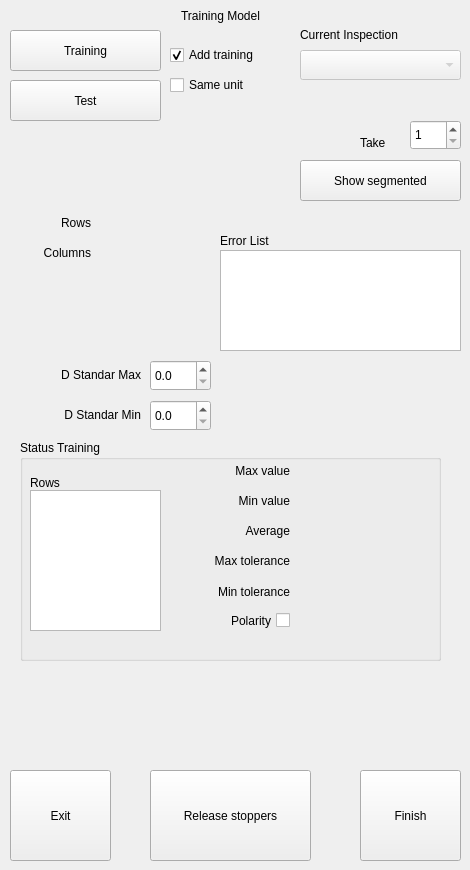
    <widget class="QWidget" name="Training">
     <attribute name="icon">
      <iconset>
       <normaloff>../../../Users/AutomatizacionSIG/icons/training1600.png</normaloff>../../../Users/AutomatizacionSIG/icons/training1600.png</iconset>
     </attribute>
     <attribute name="title">
      <string>7</string>
     </attribute>
     <attribute name="toolTip">
      <string>Training Model</string>
     </attribute>
     <widget class="QLabel" name="lblTrainModel">
      <property name="geometry">
       <rect>
        <x>10</x>
        <y>0</y>
        <width>421</width>
        <height>31</height>
       </rect>
      </property>
      <property name="contextMenuPolicy">
       <enum>Qt::PreventContextMenu</enum>
      </property>
      <property name="text">
       <string>Training Model</string>
      </property>
      <property name="alignment">
       <set>Qt::AlignCenter</set>
      </property>
     </widget>
     <widget class="QPushButton" name="cmdTrainingNext">
      <property name="geometry">
       <rect>
        <x>360</x>
        <y>770</y>
        <width>101</width>
        <height>91</height>
       </rect>
      </property>
      <property name="text">
       <string>Finish</string>
      </property>
     </widget>
     <widget class="QPushButton" name="cmdTrainginEvaluate">
      <property name="geometry">
       <rect>
        <x>10</x>
        <y>30</y>
        <width>151</width>
        <height>41</height>
       </rect>
      </property>
      <property name="text">
       <string>Training</string>
      </property>
     </widget>
     <widget class="QLabel" name="lblCountingColumns">
      <property name="geometry">
       <rect>
        <x>10</x>
        <y>230</y>
        <width>81</width>
        <height>30</height>
       </rect>
      </property>
      <property name="text">
       <string>Columns</string>
      </property>
      <property name="alignment">
       <set>Qt::AlignBottom|Qt::AlignRight|Qt::AlignTrailing</set>
      </property>
     </widget>
     <widget class="QPushButton" name="cmdTest">
      <property name="geometry">
       <rect>
        <x>10</x>
        <y>80</y>
        <width>151</width>
        <height>41</height>
       </rect>
      </property>
      <property name="text">
       <string>Test</string>
      </property>
     </widget>
     <widget class="QLabel" name="lblColumnsTest">
      <property name="geometry">
       <rect>
        <x>100</x>
        <y>230</y>
        <width>91</width>
        <height>30</height>
       </rect>
      </property>
      <property name="text">
       <string/>
      </property>
      <property name="alignment">
       <set>Qt::AlignBottom|Qt::AlignLeading|Qt::AlignLeft</set>
      </property>
     </widget>
     <widget class="QLabel" name="lblResult">
      <property name="geometry">
       <rect>
        <x>10</x>
        <y>270</y>
        <width>201</width>
        <height>81</height>
       </rect>
      </property>
      <property name="palette">
       <palette>
        <active>
         <colorrole role="Text">
          <brush brushstyle="SolidPattern">
           <color alpha="255">
            <red>255</red>
            <green>0</green>
            <blue>0</blue>
           </color>
          </brush>
         </colorrole>
        </active>
        <inactive>
         <colorrole role="Text">
          <brush brushstyle="SolidPattern">
           <color alpha="255">
            <red>255</red>
            <green>0</green>
            <blue>0</blue>
           </color>
          </brush>
         </colorrole>
        </inactive>
        <disabled>
         <colorrole role="Text">
          <brush brushstyle="SolidPattern">
           <color alpha="255">
            <red>120</red>
            <green>120</green>
            <blue>120</blue>
           </color>
          </brush>
         </colorrole>
        </disabled>
       </palette>
      </property>
      <property name="font">
       <font>
        <pointsize>18</pointsize>
       </font>
      </property>
      <property name="text">
       <string/>
      </property>
      <property name="alignment">
       <set>Qt::AlignLeading|Qt::AlignLeft|Qt::AlignVCenter</set>
      </property>
      <property name="wordWrap">
       <bool>true</bool>
      </property>
     </widget>
     <widget class="QLabel" name="lblCountingRows">
      <property name="geometry">
       <rect>
        <x>10</x>
        <y>200</y>
        <width>81</width>
        <height>30</height>
       </rect>
      </property>
      <property name="text">
       <string>Rows</string>
      </property>
      <property name="alignment">
       <set>Qt::AlignBottom|Qt::AlignRight|Qt::AlignTrailing</set>
      </property>
     </widget>
     <widget class="QLabel" name="lblRowsTest">
      <property name="geometry">
       <rect>
        <x>100</x>
        <y>200</y>
        <width>91</width>
        <height>30</height>
       </rect>
      </property>
      <property name="text">
       <string/>
      </property>
      <property name="alignment">
       <set>Qt::AlignBottom|Qt::AlignLeading|Qt::AlignLeft</set>
      </property>
     </widget>
     <widget class="QListWidget" name="lstErrors">
      <property name="geometry">
       <rect>
        <x>220</x>
        <y>250</y>
        <width>241</width>
        <height>101</height>
       </rect>
      </property>
      <property name="font">
       <font>
        <pointsize>10</pointsize>
       </font>
      </property>
     </widget>
     <widget class="QLabel" name="lblErrorList">
      <property name="geometry">
       <rect>
        <x>220</x>
        <y>230</y>
        <width>171</width>
        <height>21</height>
       </rect>
      </property>
      <property name="text">
       <string>Error List</string>
      </property>
     </widget>
     <widget class="QPushButton" name="cmdTestModelExit">
      <property name="geometry">
       <rect>
        <x>10</x>
        <y>770</y>
        <width>101</width>
        <height>91</height>
       </rect>
      </property>
      <property name="text">
       <string>Exit</string>
      </property>
     </widget>
     <widget class="QSpinBox" name="numTakeTraining">
      <property name="geometry">
       <rect>
        <x>410</x>
        <y>120</y>
        <width>51</width>
        <height>30</height>
       </rect>
      </property>
      <property name="minimum">
       <number>1</number>
      </property>
      <property name="maximum">
       <number>20</number>
      </property>
      <property name="value">
       <number>1</number>
      </property>
     </widget>
     <widget class="QLabel" name="lblModelTakes">
      <property name="geometry">
       <rect>
        <x>360</x>
        <y>120</y>
        <width>41</width>
        <height>30</height>
       </rect>
      </property>
      <property name="text">
       <string>Take</string>
      </property>
      <property name="alignment">
       <set>Qt::AlignBottom|Qt::AlignLeading|Qt::AlignLeft</set>
      </property>
     </widget>
     <widget class="QCheckBox" name="chkSameUnit">
      <property name="geometry">
       <rect>
        <x>170</x>
        <y>70</y>
        <width>150</width>
        <height>30</height>
       </rect>
      </property>
      <property name="text">
       <string>Same unit</string>
      </property>
      <property name="checkable">
       <bool>true</bool>
      </property>
      <property name="checked">
       <bool>false</bool>
      </property>
     </widget>
     <widget class="QPushButton" name="cmdBW">
      <property name="geometry">
       <rect>
        <x>300</x>
        <y>160</y>
        <width>161</width>
        <height>41</height>
       </rect>
      </property>
      <property name="text">
       <string>Show segmented</string>
      </property>
      <property name="checkable">
       <bool>true</bool>
      </property>
      <property name="checked">
       <bool>false</bool>
      </property>
     </widget>
     <widget class="QCheckBox" name="chkAdd">
      <property name="geometry">
       <rect>
        <x>170</x>
        <y>40</y>
        <width>150</width>
        <height>30</height>
       </rect>
      </property>
      <property name="text">
       <string>Add training</string>
      </property>
      <property name="checked">
       <bool>true</bool>
      </property>
     </widget>
     <widget class="QGroupBox" name="grpStatus">
      <property name="geometry">
       <rect>
        <x>20</x>
        <y>440</y>
        <width>421</width>
        <height>221</height>
       </rect>
      </property>
      <property name="title">
       <string>Status Training</string>
      </property>
      <property name="checkable">
       <bool>false</bool>
      </property>
      <widget class="QListWidget" name="lstTraining">
       <property name="geometry">
        <rect>
         <x>10</x>
         <y>50</y>
         <width>131</width>
         <height>141</height>
        </rect>
       </property>
       <property name="font">
        <font>
         <pointsize>10</pointsize>
        </font>
       </property>
      </widget>
      <widget class="QLabel" name="lblStatusRows">
       <property name="geometry">
        <rect>
         <x>10</x>
         <y>20</y>
         <width>81</width>
         <height>30</height>
        </rect>
       </property>
       <property name="text">
        <string>Rows</string>
       </property>
       <property name="alignment">
        <set>Qt::AlignBottom|Qt::AlignLeading|Qt::AlignLeft</set>
       </property>
      </widget>
      <widget class="QLabel" name="lblMaxV">
       <property name="geometry">
        <rect>
         <x>159</x>
         <y>20</y>
         <width>111</width>
         <height>21</height>
        </rect>
       </property>
       <property name="text">
        <string>Max value</string>
       </property>
       <property name="alignment">
        <set>Qt::AlignRight|Qt::AlignTrailing|Qt::AlignVCenter</set>
       </property>
      </widget>
      <widget class="QLabel" name="lblMinV">
       <property name="geometry">
        <rect>
         <x>159</x>
         <y>50</y>
         <width>111</width>
         <height>21</height>
        </rect>
       </property>
       <property name="text">
        <string>Min value</string>
       </property>
       <property name="alignment">
        <set>Qt::AlignRight|Qt::AlignTrailing|Qt::AlignVCenter</set>
       </property>
      </widget>
      <widget class="QLabel" name="lblAverage">
       <property name="geometry">
        <rect>
         <x>159</x>
         <y>80</y>
         <width>111</width>
         <height>21</height>
        </rect>
       </property>
       <property name="text">
        <string>Average</string>
       </property>
       <property name="alignment">
        <set>Qt::AlignRight|Qt::AlignTrailing|Qt::AlignVCenter</set>
       </property>
      </widget>
      <widget class="QLabel" name="lblMaxT">
       <property name="geometry">
        <rect>
         <x>149</x>
         <y>110</y>
         <width>121</width>
         <height>21</height>
        </rect>
       </property>
       <property name="text">
        <string>Max tolerance</string>
       </property>
       <property name="alignment">
        <set>Qt::AlignRight|Qt::AlignTrailing|Qt::AlignVCenter</set>
       </property>
      </widget>
      <widget class="QLabel" name="lblMinT">
       <property name="geometry">
        <rect>
         <x>149</x>
         <y>141</y>
         <width>121</width>
         <height>21</height>
        </rect>
       </property>
       <property name="text">
        <string>Min tolerance</string>
       </property>
       <property name="alignment">
        <set>Qt::AlignRight|Qt::AlignTrailing|Qt::AlignVCenter</set>
       </property>
      </widget>
      <widget class="QLabel" name="lblShowMaxV">
       <property name="geometry">
        <rect>
         <x>280</x>
         <y>20</y>
         <width>121</width>
         <height>21</height>
        </rect>
       </property>
       <property name="text">
        <string/>
       </property>
       <property name="alignment">
        <set>Qt::AlignLeading|Qt::AlignLeft|Qt::AlignVCenter</set>
       </property>
      </widget>
      <widget class="QLabel" name="lblShowMinT">
       <property name="geometry">
        <rect>
         <x>280</x>
         <y>140</y>
         <width>121</width>
         <height>21</height>
        </rect>
       </property>
       <property name="text">
        <string/>
       </property>
       <property name="alignment">
        <set>Qt::AlignLeading|Qt::AlignLeft|Qt::AlignVCenter</set>
       </property>
      </widget>
      <widget class="QLabel" name="lblShowAverage">
       <property name="geometry">
        <rect>
         <x>280</x>
         <y>80</y>
         <width>121</width>
         <height>21</height>
        </rect>
       </property>
       <property name="text">
        <string/>
       </property>
       <property name="alignment">
        <set>Qt::AlignLeading|Qt::AlignLeft|Qt::AlignVCenter</set>
       </property>
      </widget>
      <widget class="QLabel" name="lblShowMaxT">
       <property name="geometry">
        <rect>
         <x>280</x>
         <y>110</y>
         <width>121</width>
         <height>21</height>
        </rect>
       </property>
       <property name="text">
        <string/>
       </property>
       <property name="alignment">
        <set>Qt::AlignLeading|Qt::AlignLeft|Qt::AlignVCenter</set>
       </property>
      </widget>
      <widget class="QLabel" name="lblShowMinV">
       <property name="geometry">
        <rect>
         <x>280</x>
         <y>50</y>
         <width>121</width>
         <height>21</height>
        </rect>
       </property>
       <property name="text">
        <string/>
       </property>
       <property name="alignment">
        <set>Qt::AlignLeading|Qt::AlignLeft|Qt::AlignVCenter</set>
       </property>
      </widget>
      <widget class="QCheckBox" name="chkPolarity">
       <property name="geometry">
        <rect>
         <x>189</x>
         <y>170</y>
         <width>81</width>
         <height>21</height>
        </rect>
       </property>
       <property name="layoutDirection">
        <enum>Qt::RightToLeft</enum>
       </property>
       <property name="text">
        <string>Polarity</string>
       </property>
      </widget>
      <widget class="QLabel" name="lblPolarity">
       <property name="geometry">
        <rect>
         <x>280</x>
         <y>161</y>
         <width>121</width>
         <height>30</height>
        </rect>
       </property>
       <property name="text">
        <string/>
       </property>
       <property name="alignment">
        <set>Qt::AlignLeading|Qt::AlignLeft|Qt::AlignVCenter</set>
       </property>
      </widget>
     </widget>
     <widget class="QDoubleSpinBox" name="dsDStandarMax">
      <property name="geometry">
       <rect>
        <x>150</x>
        <y>360</y>
        <width>61</width>
        <height>31</height>
       </rect>
      </property>
      <property name="decimals">
       <number>1</number>
      </property>
     </widget>
     <widget class="QDoubleSpinBox" name="dsDStandarMin">
      <property name="geometry">
       <rect>
        <x>150</x>
        <y>400</y>
        <width>61</width>
        <height>31</height>
       </rect>
      </property>
      <property name="decimals">
       <number>1</number>
      </property>
     </widget>
     <widget class="QLabel" name="lblDStandarMax">
      <property name="geometry">
       <rect>
        <x>10</x>
        <y>360</y>
        <width>131</width>
        <height>30</height>
       </rect>
      </property>
      <property name="text">
       <string>D Standar Max</string>
      </property>
      <property name="alignment">
       <set>Qt::AlignRight|Qt::AlignTrailing|Qt::AlignVCenter</set>
      </property>
     </widget>
     <widget class="QLabel" name="lblDStandarMin">
      <property name="geometry">
       <rect>
        <x>10</x>
        <y>400</y>
        <width>131</width>
        <height>30</height>
       </rect>
      </property>
      <property name="text">
       <string>D Standar Min</string>
      </property>
      <property name="alignment">
       <set>Qt::AlignRight|Qt::AlignTrailing|Qt::AlignVCenter</set>
      </property>
     </widget>
     <widget class="QLabel" name="lblSummary">
      <property name="geometry">
       <rect>
        <x>230</x>
        <y>360</y>
        <width>231</width>
        <height>71</height>
       </rect>
      </property>
      <property name="font">
       <font>
        <pointsize>22</pointsize>
       </font>
      </property>
      <property name="text">
       <string/>
      </property>
      <property name="alignment">
       <set>Qt::AlignCenter</set>
      </property>
      <property name="wordWrap">
       <bool>true</bool>
      </property>
     </widget>
     <widget class="QPushButton" name="cmdTestModelRelease">
      <property name="geometry">
       <rect>
        <x>150</x>
        <y>770</y>
        <width>161</width>
        <height>91</height>
       </rect>
      </property>
      <property name="text">
       <string>Release stoppers</string>
      </property>
      <property name="checkable">
       <bool>true</bool>
      </property>
     </widget>
     <widget class="QComboBox" name="cmbShowSecondFilter">
      <property name="enabled">
       <bool>false</bool>
      </property>
      <property name="geometry">
       <rect>
        <x>300</x>
        <y>50</y>
        <width>161</width>
        <height>30</height>
       </rect>
      </property>
      <property name="currentText">
       <string/>
      </property>
      <property name="currentIndex">
       <number>-1</number>
      </property>
      <item>
       <property name="text">
        <string>Positive</string>
       </property>
      </item>
      <item>
       <property name="text">
        <string>Negative</string>
       </property>
      </item>
     </widget>
     <widget class="QLabel" name="lblShowCurrentInspection">
      <property name="geometry">
       <rect>
        <x>300</x>
        <y>20</y>
        <width>161</width>
        <height>30</height>
       </rect>
      </property>
      <property name="text">
       <string>Current Inspection</string>
      </property>
     </widget>
    </widget>
